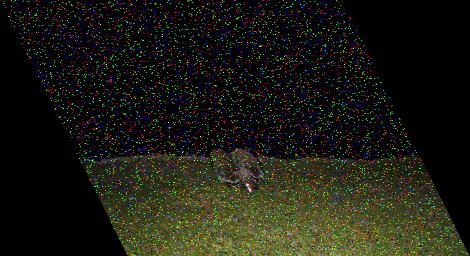
#> input picture images/lab3_bad.jpg, 470 x 256 px
$ jupyter execute lab3.ipynb   (shell and % lines are left out)
#> lines starting #> are read from the running program, lines starting #| are printed output that depends on the picture
# Лабораторная работа 3
> Выполнена студентом: **Гришин Е.В. 22ВВИм2**

Цель лабораторной работы:
1. Метрики качества.
2. Фильтрация изображений
3. Линейная фильтрация изображений в пространственной области.
4. Линейная фильтрация изображений в частотной области

## Импорт библиотек

[cell 1]

import matplotlib.pyplot as plt

import cv2 as cv
import numpy as np

image_path = 'images/lab3_bad.jpg'

## Загрузка изображения

[cell 2]
# Загрузка изображения
bgr_image = cv.imread(image_path)
#> bgr_image is the input picture: shape (256, 470, 3); mean B, G, R 19.8, 28.3, 28.6
rgb_image = cv.cvtColor(bgr_image, cv.COLOR_BGR2RGB)

# plt.imshow(gray_image, cmap='gray')
plt.imshow(rgb_image)

## Гиперпараметры

[cell 3]
filter_ksize_first = 5
filter_ksize_second = 9
median_ksize = 5
spectre_coeff = 1.0

## Индивидуальное задание. Восстановление изображения.

[cell 4]
image_shape = rgb_image.shape
#> image_shape = (256, 470, 3)
x_warp = 127

warp_points = [[0, 0], [image_shape[1], 0], [0, image_shape[0]]]
#> warp_points = [[0, 0], [470, 0], [0, 256]]
warped_points = [[0, 0], [image_shape[1], 0], [0, image_shape[0]]]
#> warped_points = [[0, 0], [470, 0], [0, 256]]
warped_points[1][0] -= x_warp
warped_points[2][0] += x_warp

src = np.array(warped_points, dtype='float32')
dst = np.array(warp_points, dtype='float32')

transformation = cv.getAffineTransform(src, dst)

before = cv.medianBlur(rgb_image, median_ksize)
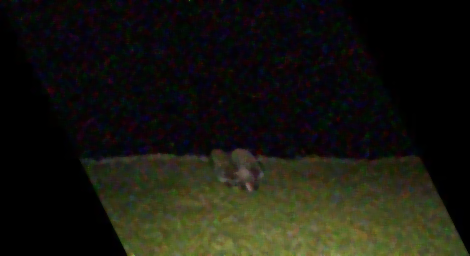
#> before: shape (256, 470, 3); mean R, G, B 23.6, 23.2, 15
before = cv.warpAffine(before, transformation, image_shape[1::-1])
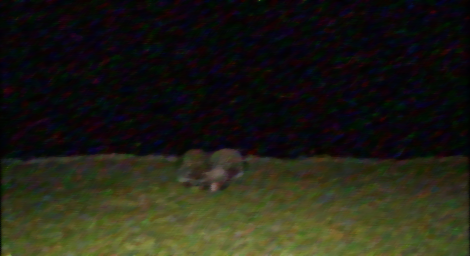
#> before: shape (256, 470, 3); mean R, G, B 32.3, 31.8, 20.5

after = cv.warpAffine(rgb_image, transformation, image_shape[1::-1])
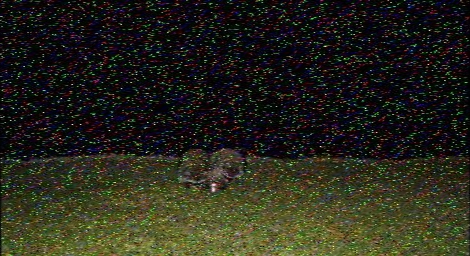
#> after: shape (256, 470, 3); mean R, G, B 39, 38.8, 27
after = cv.medianBlur(after, median_ksize)

f, axes = plt.subplots(1, 2, figsize=(14, 4))
axes[0].imshow(before)
axes[0].set_title('Медиана[{}] до Афинного преобразования'.format(median_ksize))
axes[1].imshow(after)
axes[1].set_title('Медиана[{}] после Афинного преобразования'.format(median_ksize))

restored_image = after
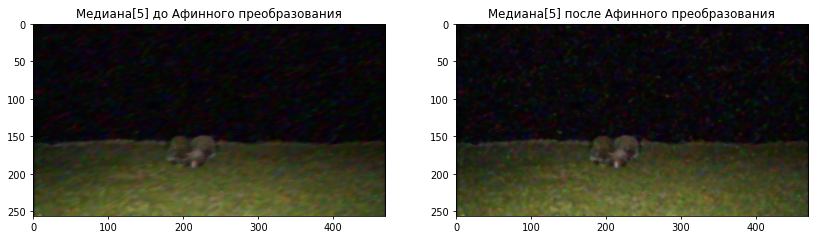
#> figure drawn by matplotlib, 2 panels

## Сжать изображение

[cell 5]
from numpy.linalg import svd

def bin_search(desc, threshold=100):
    l, r = 0, len(desc)
    while r > l:
        m = (l + r) // 2
        if desc[m] >= threshold:
            l = m + 1
        else:
            r = m
    return l - len(desc)


def decompose(image, output=False): # image of shape (N, M, channels)
    layered_image = np.swapaxes(image, 0, 2)
    U, S, Vh = svd(layered_image, full_matrices=False)

    for layer in S:
        # adaptively search for low values
        pos = bin_search(layer)
        if output:
            print('Removed {} params from S'.format(-pos))
        if pos < 0:
            layer[pos:] = 0

    simple_image = np.matmul(U * S[..., None, :], Vh)
    return np.swapaxes(simple_image, 0, 2).astype(np.uint8)

[cell 6]
plt.imshow(decompose(restored_image))
#> the loop in decompose, `for layer in S:` made 3 passes
#> pos on passes 1 to 3: -190, -198, -190
#> in decompose, `return np.swapaxes(simple_image, 0, 2).astype(np.uint8)`:
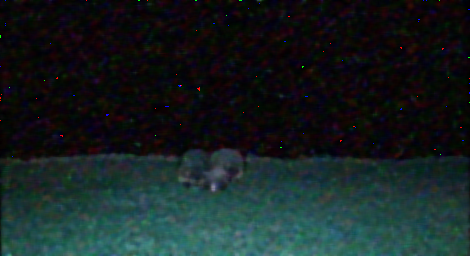
#> returned value: shape (256, 470, 3); mean of channels 0, 1, 2 33, 32.3, 21.3; drawn as B, G, R

## Сглаживание

[cell 7]
def blur_gauss(image, sz):
    return cv.GaussianBlur(image, (sz, sz), 1.5)

def blur_linear(image, sz):
    return cv.filter2D(image, -1, np.ones((sz, sz), dtype=np.float64) / (sz * sz))

def sharpen(image):
    kernel = np.array([[0, -1, 0],
                       [-1, 5, -1],
                       [0, -1, 0]], dtype=np.int64)
    return cv.filter2D(image, -1, kernel)

[cell 8]
images = [
    blur_gauss(decompose(restored_image), filter_ksize_first),
    decompose(blur_gauss(restored_image, filter_ksize_first)),
    blur_gauss(decompose(restored_image), filter_ksize_second),
    decompose(blur_gauss(restored_image, filter_ksize_second)),
    blur_linear(decompose(restored_image), filter_ksize_first),
    decompose(blur_linear(restored_image, filter_ksize_first)),
    blur_linear(decompose(restored_image), filter_ksize_second),
    decompose(blur_linear(restored_image, filter_ksize_second))
]
#> the loop in decompose (call 2), `for layer in S:` made 3 passes

labels = [
    'Гауссиан[{}] после SVD'.format(filter_ksize_first),
    'SVD после Гауссиан[{}]'.format(filter_ksize_first),
    'Гауссиан[{}] после SVD'.format(filter_ksize_second),
    'SVD после Гауссиан[{}]'.format(filter_ksize_second),
    'Линейный[{}] после SVD'.format(filter_ksize_first),
    'SVD после Линейный[{}]'.format(filter_ksize_first),
    'Линейный[{}] после SVD'.format(filter_ksize_second),
    'SVD после Линейный[{}]'.format(filter_ksize_second)
]

f, axes = plt.subplots(4, 2, figsize=(14, 16))

for i in range(4):
    for j in range(2):
        axes[i, j].imshow(images[i * 2 + j])
        axes[i, j].set_title(labels[i * 2 + j])

## Низкочастотные фильтры

[cell 9]
def normalize(image):
    mn = np.min(image)
    mx = np.max(image)
    return (image - mn) / (mx - mn) * 255

def freq_filter(image, plot_layers=False):
    result_image = np.zeros_like(image)

    if plot_layers:
        f, axes = plt.subplots(2, 3, figsize=(14,6))
        label = ['Red', 'Green', 'Blue']

    for channel in range(image.shape[-1]):
        layer = image[..., channel]
        h, w = layer.shape

        if plot_layers:
            axes[0, channel].imshow(layer, cmap='gray')
            axes[0, channel].set_title(label[channel] + ' Before')
        layer = layer.astype(np.float32)

        base = np.zeros_like(layer)
        value = 1
        center = (w // 2, h // 2)
        radius = int(0.5 + min(w, h) // 2 * spectre_coeff)

        mask = np.zeros((h, w, 2), dtype=layer.dtype)

        for t in range(mask.shape[-1]):
            mask[..., t] = cv.circle(base.copy(), center, radius, value, -1)

        dft = cv.dft(layer, flags=cv.DFT_COMPLEX_OUTPUT)
        dft_shift = np.fft.fftshift(dft)

        dft_shift = dft_shift * mask
        dft = np.fft.ifftshift(dft_shift)

        layer = cv.idft(dft)
        layer = cv.magnitude(layer[..., 0], layer[..., 1])

        if plot_layers:
            axes[1, channel].imshow(layer, cmap='gray')
            axes[1, channel].set_title(label[channel] + ' After')

        result_image[..., channel] = normalize(layer).astype(np.uint8)
    return result_image

high_freq = freq_filter(restored_image, True)
#> the loop in freq_filter, `for channel in range(image.shape[-1]):` made 3 passes
#> (mn in normalize, mx in normalize) on passes 1 to 3: (103.6, 19109592), (726, 18678812), (359.2, 16800952)
#> pass 1, in freq_filter, `layer = cv.magnitude(layer[..., 0], layer[..., 1])`:
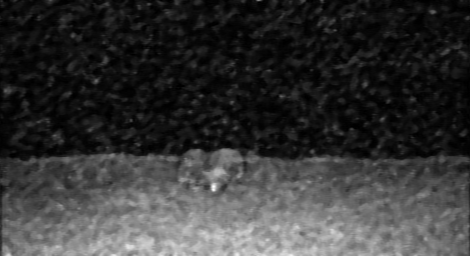
#> layer: shape (256, 470) float32; min 103.6, max 19109592, mean 4022148.2; drawn with min black and max white
#> pass 2, in freq_filter, `layer = image[..., channel]`:
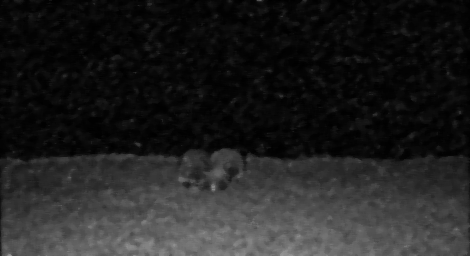
#> layer: shape (256, 470); min 0, max 151, mean 32.8
#> after the loop in freq_filter, `for channel in range(image.shape[-1]):`:
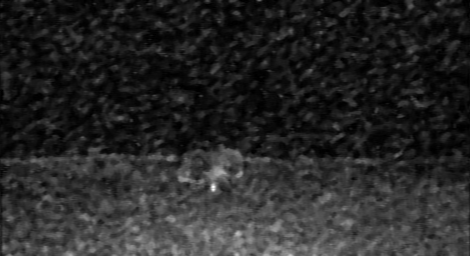
#> layer: shape (256, 470) float32; min 359.2, max 16800952, mean 2606049.8; drawn with min black and max white
#> after the loop in freq_filter, `for channel in range(image.shape[-1]):`:
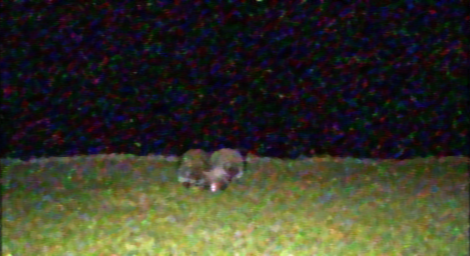
#> result_image: shape (256, 470, 3); mean R, G, B 53.2, 53.4, 39
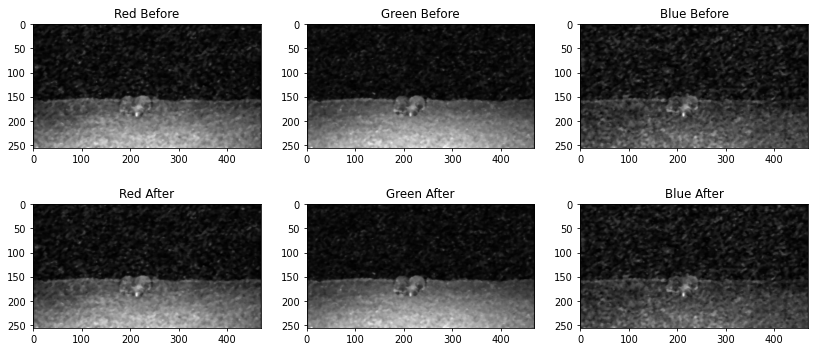
#> figure drawn by matplotlib, 6 panels

[cell 10]
f, ax = plt.subplots(1, 2, figsize=(14,5))
ax[0].imshow(restored_image)
ax[1].imshow(high_freq)

# Итоговый конвейер

[cell 11]
def pipeline(image):
    # image = freq_filter(image)
    image = blur_gauss(image, filter_ksize_second)
    image = decompose(image)
    image = sharpen(image)
    return image


result_image = pipeline(restored_image)

cv.imwrite('images/lab3_blurred.jpg', cv.cvtColor(restored_image, cv.COLOR_RGB2BGR))
cv.imwrite('images/lab3_final.jpg', cv.cvtColor(result_image, cv.COLOR_RGB2BGR))

f, axes = plt.subplots(1, 2, figsize=(14, 4))
axes[0].set_title('До конвейера'.format(median_ksize))
axes[0].imshow(restored_image)

axes[1].set_title('После конвейера'.format(median_ksize))
axes[1].imshow(result_image)

$ run again, with images/better_text.jpg copied over images/lab3_bad.jpg
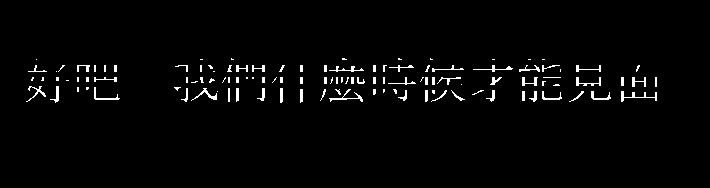
#> input picture images/better_text.jpg, 710 x 188 px
#> bgr_image is the input picture: shape (188, 710, 3); min 0, max 255, mean 5.8
#> `[cell 4] image_shape = rgb_image.shape x_warp = 127  warp_points = [[0..`:
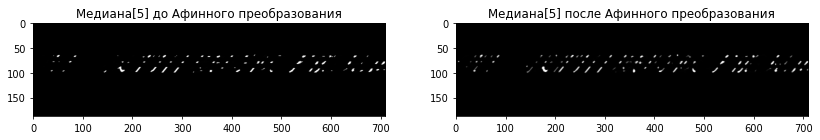
#> figure drawn by matplotlib, 2 panels
#> the loop in decompose, `for layer in S:` made 3 passes
#> the loop in decompose (call 2), `for layer in S:` made 3 passes
#> in blur_linear (call 3), `return cv.filter2D(image, -1, np.ones((sz, sz), dtype=np.float64) / (s..`:
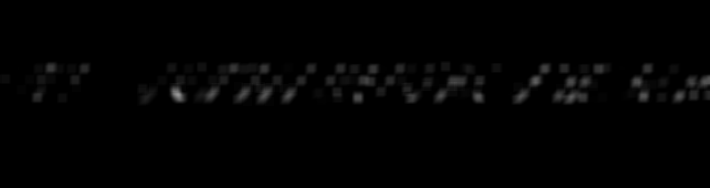
#> returned value: shape (188, 710, 3); min 0, max 150, mean 2.5
